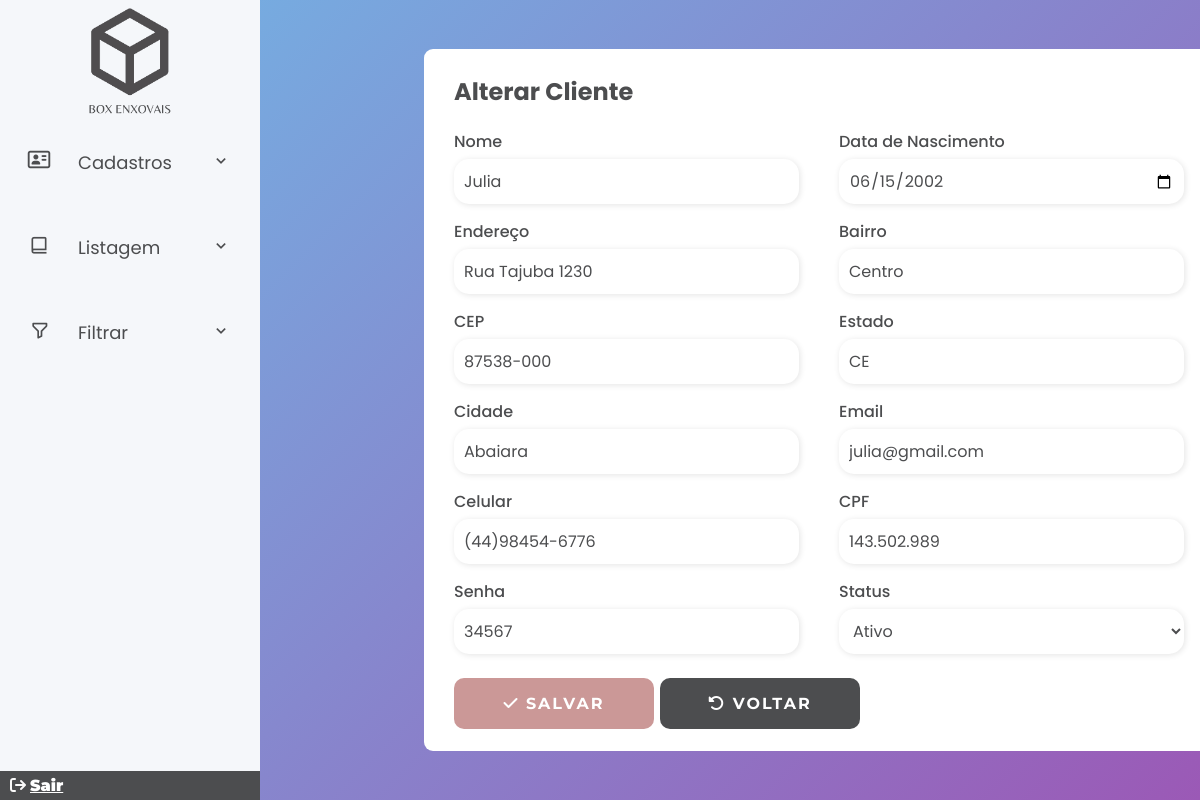
/adm/alterarUsuario.php?codCliente=1, run on the app's committed database.
### tables this page shows
CREATE TABLE `cliente` (
  `codCliente` int(11) NOT NULL,
  `nome` varchar(150) DEFAULT NULL,
  `dn` date DEFAULT NULL,
  `endereco` varchar(50) DEFAULT NULL,
  `bairro` varchar(50) DEFAULT NULL,
  `cep` varchar(9) DEFAULT NULL,
  `uf` varchar(2) DEFAULT NULL,
  `cidade` varchar(100) NOT NULL,
  `email` varchar(150) DEFAULT NULL,
  `celular` varchar(14) DEFAULT NULL,
  `cpf` varchar(11) DEFAULT NULL,
  `data_cad` timestamp NULL DEFAULT current_timestamp(),
  `senha` varchar(30) NOT NULL,
  `status` int(11) NOT NULL DEFAULT 1
);

### adm/alterarUsuario.php (the view, shortened to what this page needs)
<?php
require_once("../assets/conexao.php");
$codCliente = $_GET['codCliente'];
$sql = "SELECT * from cliente where codCliente = {$codCliente}";
$resultado = mysqli_query($conexao, $sql);
$linha = mysqli_fetch_array($resultado);
?>
<?php require_once("sidebar.php") ?>
<section class="home-section">
    <div class="cadastro">
        <h2>Alterar Cliente</h2>
        <form class="form" action="" method="POST">
            <div class="user-details">
                <div class="input-box">
                    <label class="details" for="nome">Nome</label>
                    <input type="text" class="input" id="nome" name="nome" value="<?= $linha['nome'] ?>" />
                </div>
                <div class="input-box">
                    <label class="details" for="dn">Data de Nascimento</label>
                    <input type="date" class="input" id="dn" name="dn" value="<?= $linha['dn'] ?>" />
                </div>
                <div class="input-box">
                    <label class="details" for="endereco">Endereço</label>
                    <input type="text" class="input" id="endereco" name="endereco" value="<?= $linha['endereco'] ?>" />
                </div>
                <div class="input-box">
                    <label class="details" for="bairro">Bairro</label>
                    <input type="text" class="input" id="bairro" name="bairro" value="<?= $linha['bairro'] ?>" />
                </div>
                <div class="input-box">
                    <label class="details" for="cep">CEP</label>
                    <input type="text" class="input" id="CEP" name="cep" value="<?= $linha['cep'] ?>" />
                </div>
                <div class="input-box">
                    <label class="details" for="uf">Estado</label>
                    <input type="text" class="input" id="uf" name="uf" value="<?= $linha['uf'] ?>" />
                </div>
                <div class="input-box">
                    <label class="details" for="cidade">Cidade</label>
                    <input type="text" class="input" id="cidade" name="cidade" value="<?= $linha['cidade'] ?>" />
                </div>
                <div class="input-box">
                    <label class="details" for="email">Email</label>
                    <input type="text" class="input" id="email" name="email" value="<?= $linha['email'] ?>" />
                </div>
                <div class="input-box">
                    <label class="details" for="celular">Celular</label>
                    <input type="text" class="input" id="celular" name="celular" value="<?= $linha['celular'] ?>" />
                </div>
                <div class="input-box">
                    <label class="details" for="cpf">CPF</label>
                    <input type="text" class="input" id="cpf" name="cpf" value="<?= $linha['cpf'] ?>" />
                </div>
                <div class="input-box">
                    <label class="details" for="senha">Senha</label>
                    <input type="text" class="input" id="senha" name="senha" value="<?= $linha['senha'] ?>" />
                </div>
                <div class="input-box">
                    <label class="details" for="status">Status</label>
                    <select class="input" name="status">
                        <option value="1" <?= ($linha['status'] == 1) ? 'selected' : '' ?>>Ativo</option>
                    </select>
                </div>
            </div>
            <div class="alterar">
                <div class="button">
                    <button class="botao botao-alterar" type="submit" name="salvar"><i class="fa-solid fa-check"></i> Salvar</button>
                </div>
                <div class="button">
                    <a href="listarUsuario.php" class="botao botao-voltar"><i class="fa-solid fa-rotate-left"></i> Voltar</a>
                </div>
            </div>
        </form>
    </div>
    <?php require_once("rodapeSidebar.php") ?>

### assets/css/adm.css (style rules this page uses)
* { margin: 0; padding: 0; box-sizing: border-box; font-family: 'Montserrat'; color: #4c4d4f; }
.home-section { margin-left: 270px; width: 80%; }
.cadastro { max-width: 900px; width: 100%; background: #FFFFFF; padding: 25px 30px; border-radius: 9px; }
.cadastro form .user-details { display: flex; flex-wrap: wrap; justify-content: space-between; margin: 20px 0 12px 0; }
form .user-details .input-box { margin-bottom: 15px; width: calc(100% / 2 - 20px); }
.user-details .input-box .details { display: block; font-weight: 500; margin-bottom: 5px; }
.user-details .input-box .input { height: 45px; width: 100%; border: none; box-shadow: 1px 1px 6px #0000001c; outline: none; background: white; padding: 10px 10px; border-radius: 15px; font-size: 16px; }
.user-details .input-box .input:focus, .user-details .input-box .input:valid { border-color: #9b59b6; }
form .button { height: 45px; display: flex; justify-content: center; align-items: center; }

### adm/alterarUsuario.php (style rules this page uses)
* { margin: 0; padding: 0; box-sizing: border-box; font-family: 'Poppins', sans-serif; }
body { display: flex; height: 100vh; width: 90vw; justify-content: center; align-items: center; padding: 10px; background: linear-gradient(135deg, #71b7e6, #9b59b6); margin-left: 9rem; }
.alterar { display: flex; justify-content: flex-start; }
.botao { color: white; font-family: 'Montserrat'; font-size: 16px; font-weight: bolder; width: 200px; padding: 1rem; border-radius: 10px; letter-spacing: 2px; transition: 0.5s ease; border: none; text-align: center; text-transform: uppercase; margin: 10px auto; }
.botao i { color: #fff; }
.botao-alterar { background: #cb9897; }
.botao-voltar { background: #4c4d4f; margin-left: 6px; text-decoration: none; }

### data on the page
cliente: nome "Julia", dn "06/15/2002", endereco "Rua Tajuba 1230", bairro "Centro", cep "87538-000", uf "CE", cidade "Abaiara", email "julia@gmail.com", celular "(44)98454-6776", cpf "143.502.989", senha "34567", status "Ativo"
